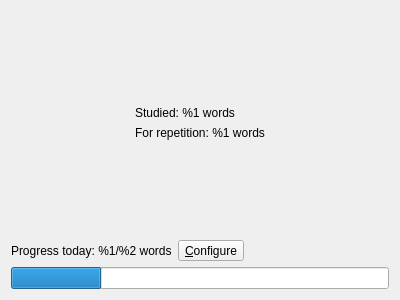
<?xml version="1.0" encoding="UTF-8"?>
<ui version="4.0">
 <class>QStarDict::TrainingSummary</class>
 <widget class="QWidget" name="QStarDict::TrainingSummary">
  <property name="geometry">
   <rect>
    <x>0</x>
    <y>0</y>
    <width>400</width>
    <height>300</height>
   </rect>
  </property>
  <property name="windowTitle">
   <string>Form</string>
  </property>
  <layout class="QVBoxLayout" name="verticalLayout_2">
   <item>
    <spacer name="verticalSpacer">
     <property name="orientation">
      <enum>Qt::Orientation::Vertical</enum>
     </property>
     <property name="sizeHint" stdset="0">
      <size>
       <width>20</width>
       <height>78</height>
      </size>
     </property>
    </spacer>
   </item>
   <item>
    <layout class="QHBoxLayout" name="horizontalLayout">
     <item>
      <spacer name="horizontalSpacer_3">
       <property name="orientation">
        <enum>Qt::Orientation::Horizontal</enum>
       </property>
       <property name="sizeHint" stdset="0">
        <size>
         <width>40</width>
         <height>20</height>
        </size>
       </property>
      </spacer>
     </item>
     <item>
      <layout class="QVBoxLayout" name="verticalLayout">
       <item>
        <widget class="QLabel" name="studiedLabel">
         <property name="text">
          <string>Studied: %1 words</string>
         </property>
        </widget>
       </item>
       <item>
        <widget class="QLabel" name="forRepetitionLabel">
         <property name="text">
          <string>For repetition: %1 words</string>
         </property>
        </widget>
       </item>
      </layout>
     </item>
     <item>
      <spacer name="horizontalSpacer_4">
       <property name="orientation">
        <enum>Qt::Orientation::Horizontal</enum>
       </property>
       <property name="sizeHint" stdset="0">
        <size>
         <width>40</width>
         <height>20</height>
        </size>
       </property>
      </spacer>
     </item>
    </layout>
   </item>
   <item>
    <spacer name="verticalSpacer_2">
     <property name="orientation">
      <enum>Qt::Orientation::Vertical</enum>
     </property>
     <property name="sizeHint" stdset="0">
      <size>
       <width>20</width>
       <height>77</height>
      </size>
     </property>
    </spacer>
   </item>
   <item>
    <layout class="QHBoxLayout" name="horizontalLayout_2">
     <item>
      <widget class="QLabel" name="progressLabel">
       <property name="text">
        <string>Progress today: %1/%2 words</string>
       </property>
      </widget>
     </item>
     <item>
      <widget class="QToolButton" name="configureButton">
       <property name="text">
        <string>&amp;Configure</string>
       </property>
       <property name="icon">
        <iconset resource="pixmaps/pixmaps.qrc">
         <normaloff>:/pics/configure.png</normaloff>:/pics/configure.png</iconset>
       </property>
      </widget>
     </item>
     <item>
      <spacer name="horizontalSpacer">
       <property name="orientation">
        <enum>Qt::Orientation::Horizontal</enum>
       </property>
       <property name="sizeHint" stdset="0">
        <size>
         <width>40</width>
         <height>20</height>
        </size>
       </property>
      </spacer>
     </item>
    </layout>
   </item>
   <item>
    <widget class="QProgressBar" name="progressBar">
     <property name="value">
      <number>24</number>
     </property>
     <property name="format">
      <string/>
     </property>
    </widget>
   </item>
  </layout>
 </widget>
 <resources>
  <include location="pixmaps/pixmaps.qrc"/>
 </resources>
 <connections/>
</ui>
